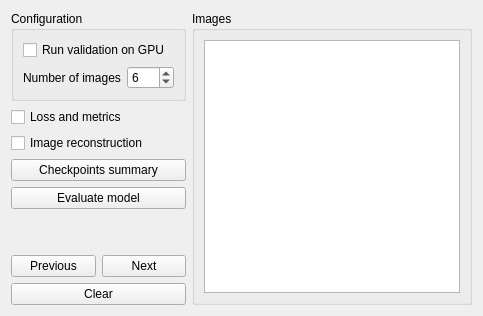
      <widget class="QWidget" name="evalTab">
       <attribute name="title">
        <string>Model evaluation</string>
       </attribute>
       <layout class="QHBoxLayout" name="horizontalLayout_34">
        <item>
         <layout class="QVBoxLayout" name="verticalLayout_20">
          <item>
           <widget class="QGroupBox" name="groupBox_9">
            <property name="title">
             <string>Configuration</string>
            </property>
            <layout class="QVBoxLayout" name="verticalLayout_19">
             <item>
              <widget class="QCheckBox" name="runEvaluationGPU">
               <property name="text">
                <string>Run validation on GPU</string>
               </property>
              </widget>
             </item>
             <item>
              <layout class="QHBoxLayout" name="horizontalLayout_32">
               <item>
                <widget class="QLabel" name="label_15">
                 <property name="text">
                  <string>Number of images</string>
                 </property>
                </widget>
               </item>
               <item>
                <widget class="QSpinBox" name="numImages">
                 <property name="maximum">
                  <number>100</number>
                 </property>
                 <property name="value">
                  <number>6</number>
                 </property>
                </widget>
               </item>
              </layout>
             </item>
            </layout>
           </widget>
          </item>
          <item>
           <widget class="QCheckBox" name="evalReport">
            <property name="text">
             <string>Loss and metrics</string>
            </property>
           </widget>
          </item>
          <item>
           <widget class="QCheckBox" name="imgReconstruction">
            <property name="text">
             <string>Image reconstruction</string>
            </property>
           </widget>
          </item>
          <item>
           <widget class="QPushButton" name="checkpointSummary">
            <property name="toolTip">
             <string>&lt;html&gt;&lt;head/&gt;&lt;body&gt;&lt;p&gt;Create checkpoints summary that includes all configurations for each pretrained model&lt;/p&gt;&lt;/body&gt;&lt;/html&gt;</string>
            </property>
            <property name="text">
             <string>Checkpoints summary</string>
            </property>
           </widget>
          </item>
          <item>
           <widget class="QPushButton" name="evaluateModel">
            <property name="text">
             <string>Evaluate model</string>
            </property>
           </widget>
          </item>
          <item>
           <spacer name="verticalSpacer_9">
            <property name="orientation">
             <enum>Qt::Orientation::Vertical</enum>
            </property>
            <property name="sizeHint" stdset="0">
             <size>
              <width>20</width>
              <height>40</height>
             </size>
            </property>
           </spacer>
          </item>
          <item>
           <layout class="QVBoxLayout" name="verticalLayout_12">
            <item>
             <layout class="QHBoxLayout" name="horizontalLayout_30">
              <item>
               <widget class="QPushButton" name="evalTabPreviousImg">
                <property name="text">
                 <string>Previous</string>
                </property>
               </widget>
              </item>
              <item>
               <widget class="QPushButton" name="evalTabNextImg">
                <property name="text">
                 <string>Next</string>
                </property>
               </widget>
              </item>
             </layout>
            </item>
            <item>
             <widget class="QPushButton" name="evalTabClearImg">
              <property name="text">
               <string>Clear</string>
              </property>
             </widget>
            </item>
           </layout>
          </item>
         </layout>
        </item>
        <item>
         <widget class="QGroupBox" name="groupBox_7">
          <property name="title">
           <string>Images</string>
          </property>
          <layout class="QHBoxLayout" name="horizontalLayout_31">
           <item>
            <widget class="QGraphicsView" name="modelEvalCanvas"/>
           </item>
          </layout>
         </widget>
        </item>
       </layout>
      </widget>
